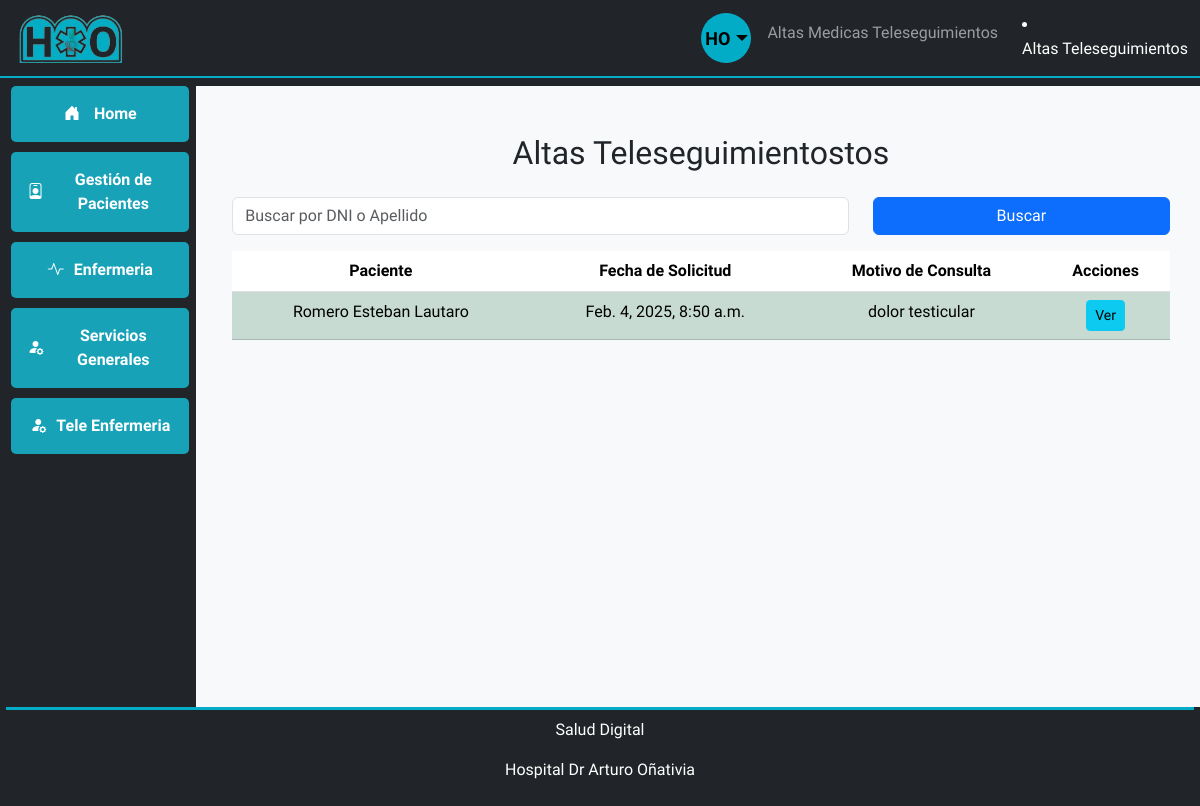
The page /altasteleseguimientos/ on the database as committed earlier.
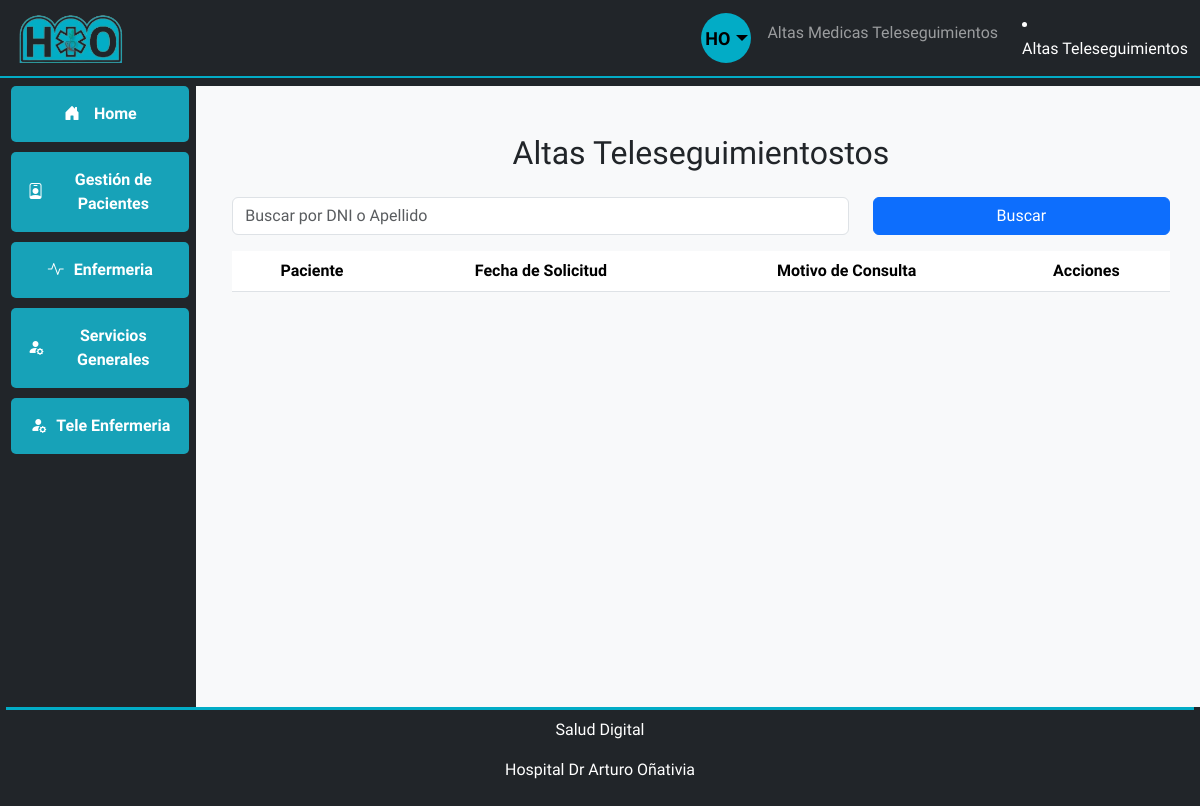
The same page on the database as committed later.
### teleenfermeria/models.py (models this page shows, shortened)
class Teleseguimiento(models.Model):
    id = models.AutoField(primary_key=True)
    paciente = models.ForeignKey(Paciente, on_delete=models.CASCADE)
    fecha_solicitud = models.DateTimeField(default=timezone.now)
    motivo_consulta = models.TextField(
        max_length=1000, blank=True, null=True, verbose_name="Motivo de consulta"
    )
    condicion = models.CharField(
        max_length=100,
        choices=[
            (" Alta Medica", " Alta Medica"),
            ("Alta Teleseguimiento", "Alta Teleseguimiento"),
            ("Otro", "Otro"),
        ],
        default="Otro",
    )
    consentimiento_seguimiento = models.CharField(
        max_length=100,
        choices=[
            ("Aceptado", "Aceptado"),
            ("Rechazado", "Rechazado"),
            ("En espera", "En espera"),
            ("Pasivo", "Pasivo"),
        ],
        default="en_espera",
    )
    estado = models.CharField(
        max_length=20,
        choices=[
            ("Derivado", "Derivado"),
            ("en_proceso", "En Proceso"),
            ("realizado", "Realizado"),
            ("no_realizado", "No Realizado"),
        ],
        default="Derivado",
    )
    diagnostico = models.TextField(max_length=1000, blank=True, null=True)
    medicaciones = models.ManyToManyField(Medicacion, blank=True)
    vacunas = models.CharField(
        max_length=28,
        choices=[
            ("completo", "Completo"),
            ("en_proceso", "En Proceso"),
            ("incompleto", "Incompleto"),
        ],
        default="En proceso",
    )
    agente = models.ForeignKey(
        User,
        on_delete=models.SET_NULL,
        null=True,
        blank=True,
    )

### pacientes/models.py (models this page shows, shortened)
class Paciente(models.Model):
    nombre_completo = models.CharField(max_length=255, null=True, blank=True)
    dni = models.CharField(max_length=15, unique=True, null=True, blank= True,default="Sin Dni")
    fecha_nacimiento = models.DateField()
    domicilio = models.CharField(max_length=255, null=True, blank=True)
    localidad = models.CharField(max_length=100, null=True, blank=True)
    telefono = models.CharField(max_length=20)
    telefono2 = models.CharField(max_length=20, null=True, blank=True, default="-")
    obra_social = models.CharField(max_length=100, null=True, blank=True, default="sin Datos")
    fecha_ingreso = models.DateField(default=timezone.now)
    diagnostico = models.CharField(max_length=255, null=True, blank=True)
    causa_externa = models.CharField(max_length=255, null=True, blank=True)  # Solo para pediatría/guardia
    arm = models.BooleanField(default=False)  # Si necesita asistencia respiratoria
    tipo_egreso = models.CharField(max_length=50, null=True, blank=True)  # Alta, Derivado, etc.
    fecha_egreso = models.DateField(null=True, blank=True)
    nombre_tutor = models.CharField(max_length=255, null=True, blank=True)
    dni_tutor = models.CharField(max_length=15, null=True, blank=True)
    historia_clinica = models.CharField(max_length=50, null=True, blank=True)
    pases = models.CharField(max_length=255, null=True, blank=True)  # Detalle de los pases
    fecha_pase = models.DateField(null=True, blank=True)

### teleenfermeria/views.py (the view)
def altasteleseguimientos(request):
    teleseguimientos = Teleseguimiento.objects.filter(condicion="Alta Teleseguimiento")
    query = request.GET.get("q")
    teleseguimientos = buscar_teleseguimiento(query, teleseguimientos)
    return render(
        request,
        "teleenfermeria/teleseguimientos_de_alta.html",
        {"teleseguimientos": teleseguimientos},
    )

### teleenfermeria/views.py (called while the page is built)
def buscar_teleseguimiento(query, queryset):
    if query:
        queryset = queryset.filter(
            Q(paciente__nombre_completo__icontains=query)
            | Q(paciente__dni__icontains=query)
        )
    return queryset

### teleenfermeria/templates/teleenfermeria/teleseguimientos_de_alta.html (shortened to what this page needs)
{% extends "base.html" %}  {% block main_content %}
<div class="container mt-4">
  <h2 class="mb-4">Altas Teleseguimientostos</h2>
  <form method="GET" action="{% url 'teleenfermeria:altasteleseguimientos' %}">
    <div class="row mb-3">
      <div class="col-md-8">
        <input
          type="text"
          name="q"
          class="form-control"
          placeholder="Buscar por DNI o Apellido"
          value="{{ query|default:'' }}"
        />
      </div>
      <div class="col-md-4">
        <button class="btn btn-primary w-100" type="submit">Buscar</button>
      </div>
    </div>
  </form>
  <div class="row">
    <div class="col-12">
      <div class="table-responsive">
        <table class="table table-striped">
          <thead>
            <tr>
              <th>Paciente</th>
              <th>Fecha de Solicitud</th>
              <th>Motivo de Consulta</th>
              <th>Acciones</th>
            </tr>
          </thead>
          <tbody>
            {% for teleseguimiento in teleseguimientos %}
            <tr
              class="{% if teleseguimiento.tiempo_espera and teleseguimiento.tiempo_espera.days >= 7 %}table-danger{% elif teleseguimiento.tiempo_espera and teleseguimiento.tiempo_espera.days >= 3 %}table-warning{% else %}table-success{% endif %}"
            >
              <td>{{ teleseguimiento.paciente.nombre_completo }}</td>
              <td>
                {{ teleseguimiento.fecha_solicitud|default_if_none:"Sin Datos"}}
              </td>
              <td>{{ teleseguimiento.motivo_consulta }}</td>
              <td>
                <a
                  href="{% url 'teleenfermeria:detalleteleseguimiento' teleseguimiento.id %}"
                  class="btn btn-info btn-sm"
                  >Ver</a
                >
              </td>
            </tr>
            {% endfor %}
          </tbody>
        </table>
      </div>
    </div>
  </div>
</div>
{% endblock %}

Rows that differ between the two databases and show on the page:
no longer on this page (row edited): Teleseguimiento: paciente.nombre_completo "Romero Esteban Lautaro", fecha_solicitud "Feb. 4, 2025, 8:50 a.m.", motivo_consulta "dolor testicular"
